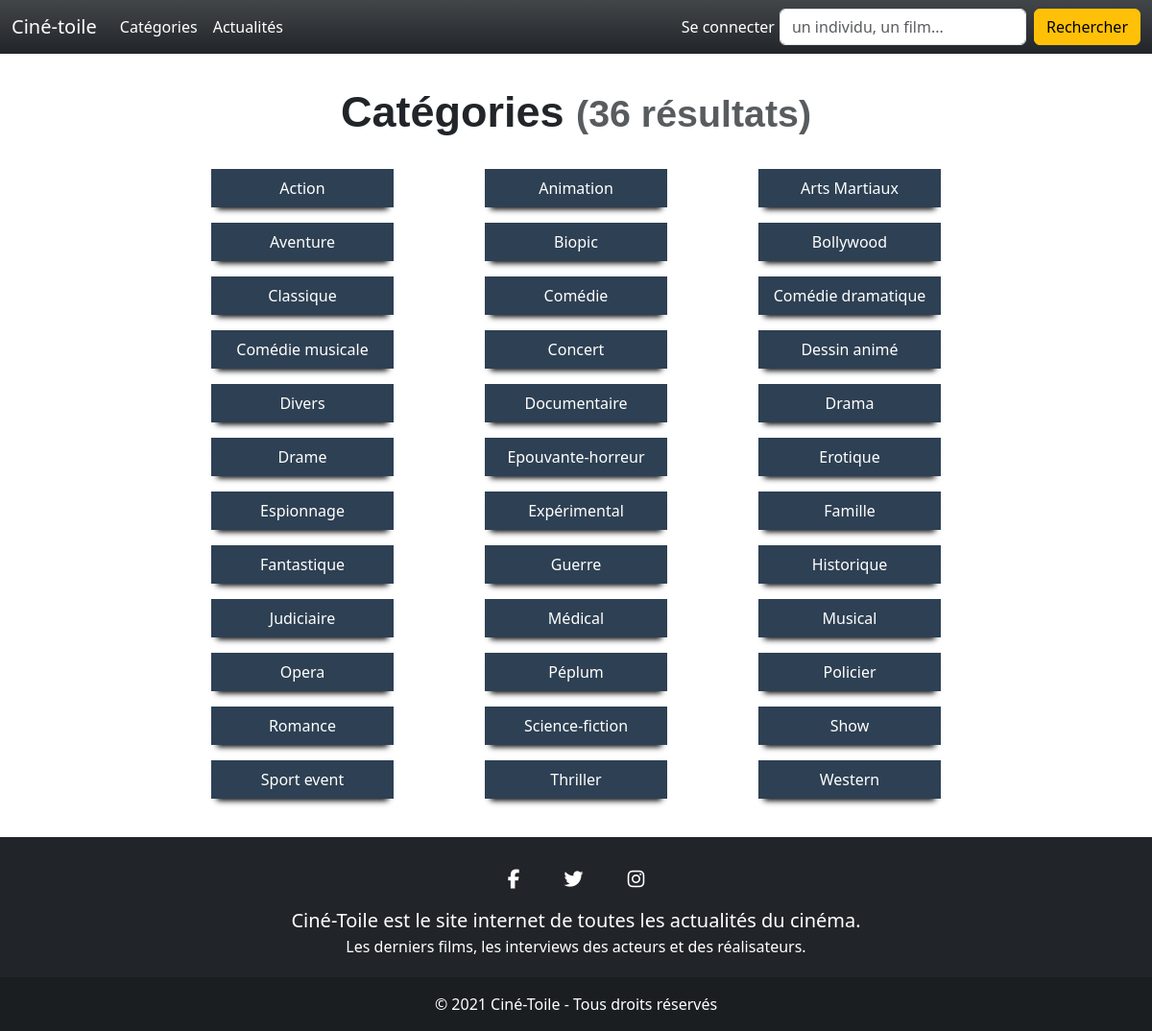
/categories.php, run on the app's committed database.
### tables this page shows
CREATE TABLE IF NOT EXISTS `categories` (
  `id_categorie` int NOT NULL,
  `NOM` varchar(50) NOT NULL,
  PRIMARY KEY (`id_categorie`)
);

### util/connexionBDD.php (called while the page is built, shortened)
<?php
function executeReqFetchAll($db,$req) {
	$requete = $db->prepare($req);
	$requete->execute();
	$data = $requete->fetchAll();
	return $data;
}
?>

### categories.php (the view, shortened to what this page needs)
<?php
$racine = $_SERVER['DOCUMENT_ROOT'];
require $racine . '/CineToile/util/connexionBDD.php';
$categories = executeReqFetchAll($dbh,'SELECT * FROM categories');
$nbCategories = count($categories);
?>
<!DOCTYPE html>
<html lang="fr">
	<head><?php require $racine . '/CineToile/base/head.php'; ?></head>
	<body><?php require $racine . '/CineToile/base/barremenu.php'; ?>
		<div class="container text-center">
			<h1 id="categories">Catégories <small class="text-muted">(<?php echo $nbCategories . ' résultat'; if($nbCategories > 1) { echo 's'; } ?>)</small></h1>
			<div class="row pt-2">
				<?php if($nbCategories > 0) {
					$compteur = 0;
					foreach($categories as $categorie) { ?>
						<div class="boxCategories col-2 offset-<?php if($compteur % 3 == 0) { echo '2'; } else { echo '1'; } ?> mt-3 p-2">
							<a class="lienCategories" href="categories_recherche?id=<?= $categorie['id_categorie'] ?>"><?= $categorie['NOM'] ?></a>
						</div>
						<?php $compteur++;
					}
				} else { ?>
					<div class="col-12">Aucune catégorie trouvée</div>
				<?php } ?>
			</div>
		</div>
	<?php require $racine . '/CineToile/base/footer.php'; ?>
	</body>
</html>

### css/cinetoile.css (style rules this page uses)
.container { padding-top: 90px; padding-bottom: 40px; }
a:link, a:visited { text-decoration: none; color: black; }
#categories { font-family: Dinot, sans-serif; font-weight: bold; font-size: 45px; }
.boxCategories { box-shadow: 0 8px 6px -6px black; background-color: #2E4053; }
.lienCategories { color: white !important; }

### data on the page
categories: NOM "Action"
categories: NOM "Animation"
categories: NOM "Arts Martiaux"
categories: NOM "Aventure"
categories: NOM "Biopic"
categories: NOM "Bollywood"
categories: NOM "Classique"
categories: NOM "Comédie"
categories: NOM "Comédie dramatique"
categories: NOM "Comédie musicale"
categories: NOM "Concert"
categories: NOM "Dessin animé"
categories: NOM "Divers"
categories: NOM "Documentaire"
categories: NOM "Drama"
categories: NOM "Drame"
categories: NOM "Epouvante-horreur"
categories: NOM "Erotique"
categories: NOM "Espionnage"
categories: NOM "Expérimental"
categories: NOM "Famille"
categories: NOM "Fantastique"
categories: NOM "Guerre"
categories: NOM "Historique"
categories: NOM "Judiciaire"
categories: NOM "Médical"
categories: NOM "Musical"
categories: NOM "Opera"
categories: NOM "Péplum"
categories: NOM "Policier"
categories: NOM "Romance"
categories: NOM "Science-fiction"
categories: NOM "Show"
categories: NOM "Sport event"
categories: NOM "Thriller"
categories: NOM "Western"

### other printed values
$nbCategories "36"
